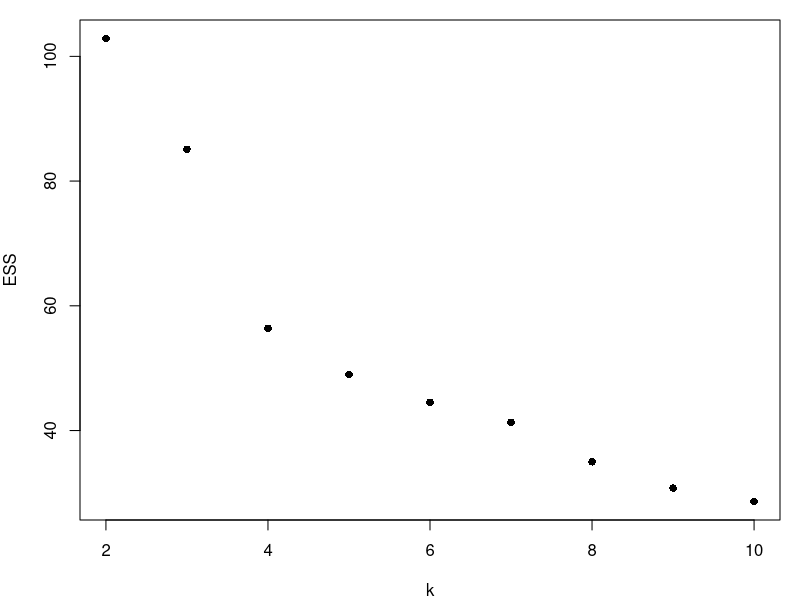
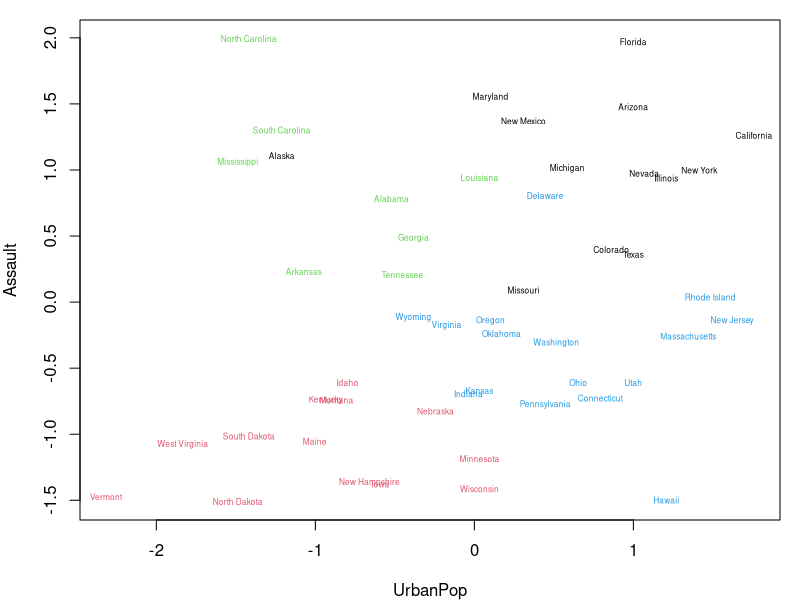
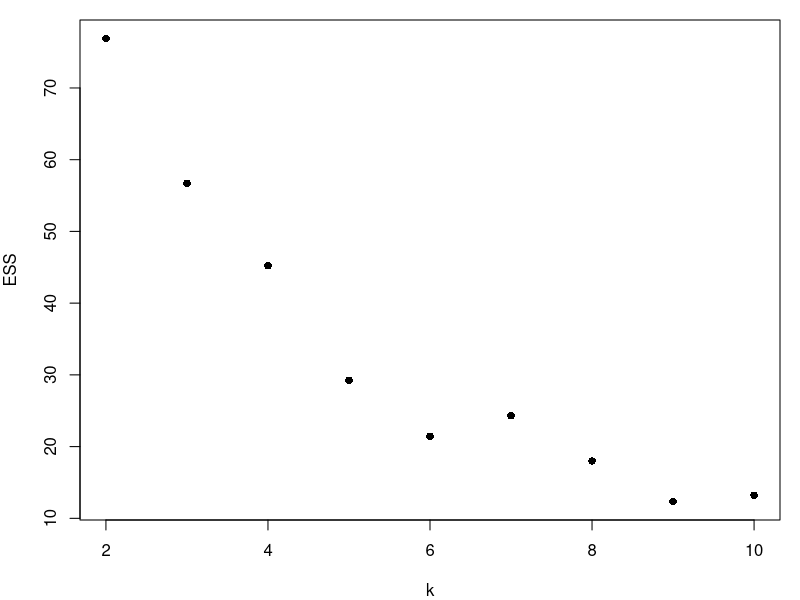
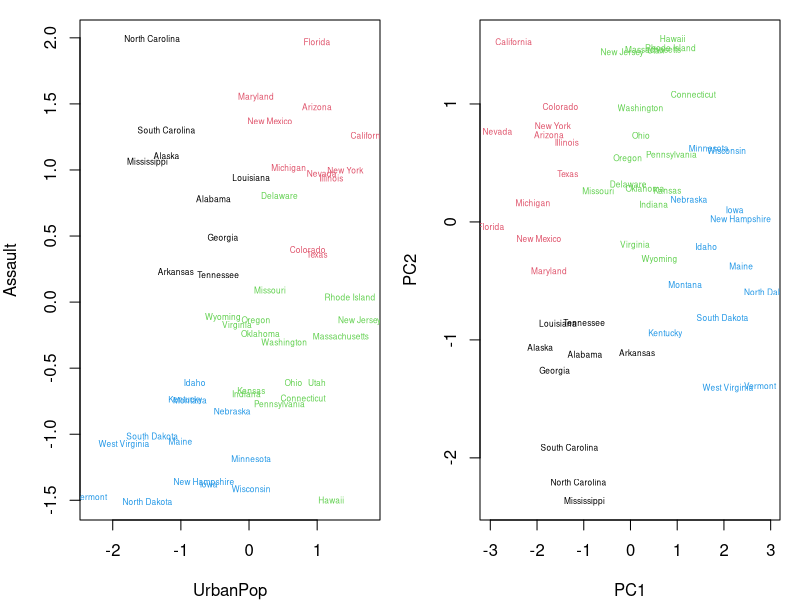
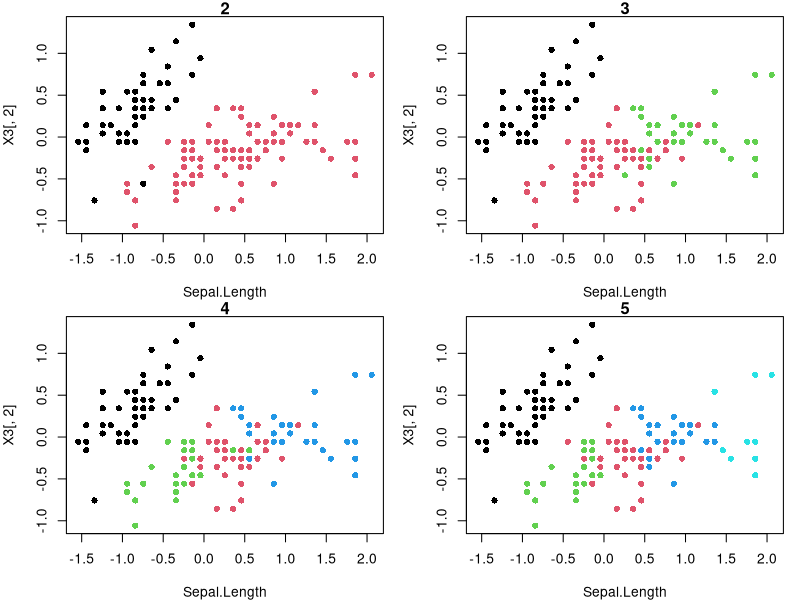
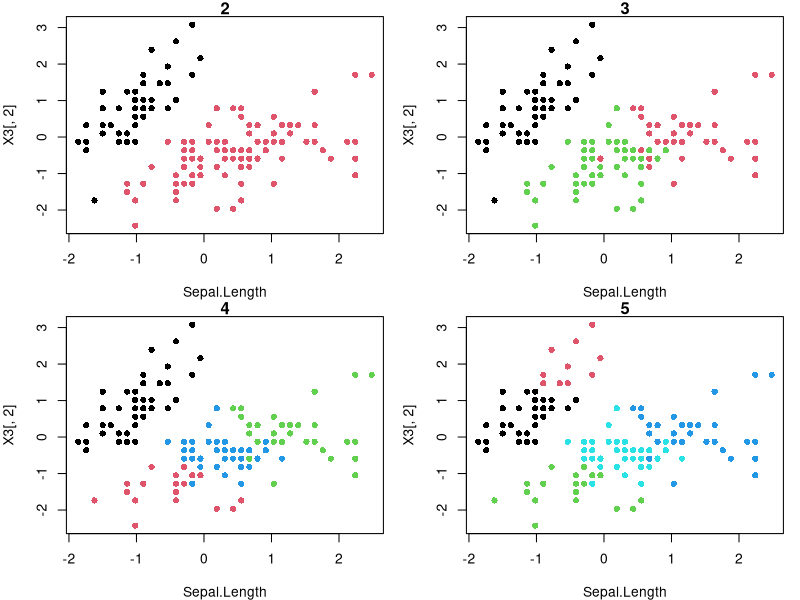
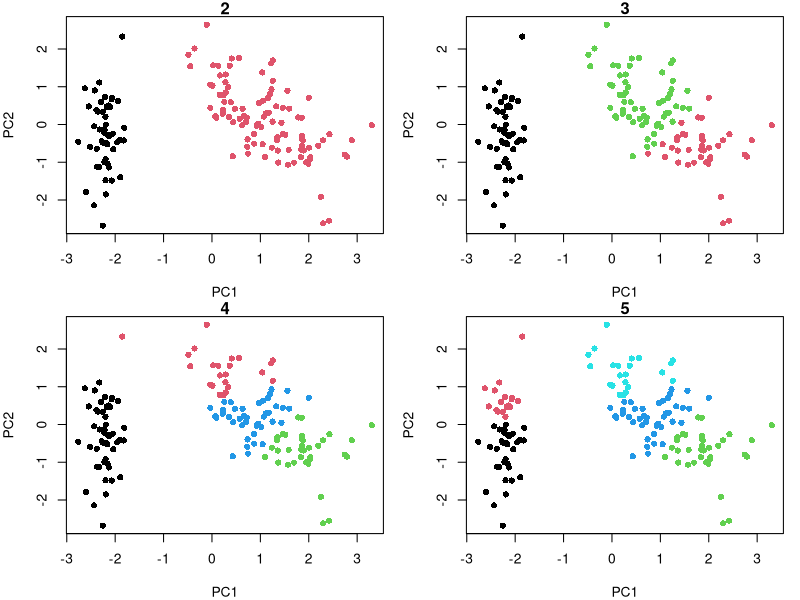

These figures' R source, in order:
# Clustering with kmeans and pam

# Load the library cluster
library(cluster)
data("USArrests") # Load USArrests dataset
# Center and scale the data
X1 <- scale(USArrests, center = TRUE, scale = TRUE)
# Perform kmeans for values of k between 2 and 10
ess <- matrix(nrow=9) # store the values of the total sum of squares within clusters
for(k in 1:9) ess[k]<-kmeans(X1, centers = k+1)$tot.withinss
par(mar=c(4, 4, 1, 1))
# Plot ESS (error sum of squares)
plot(2:10, ess, xlab="k", ylab="ESS", pch=16)

# Plot data using text labels and color with the clusters found
par(mar=c(4, 4, 1, 1))
plot(X1[,3], X1[,2], type="n", xlab="UrbanPop", ylab="Assault")
clus <- kmeans(X1, centers=4)$cluster
text(X1[,3], X1[,2], labels=row.names(X1), cex=0.5, col=clus) # just the variables required

# Do PCA
PCA <- prcomp(USArrests, center=TRUE, scale=TRUE)
summary(PCA)

X2 <- PCA$x[,1:2] # Get just the first to PCs
# Test different values of k and check the ESS graph
ess <- matrix(nrow=9)
for(k in 1:9) ess[k] <-kmeans(X2, center=k+1)$tot.withinss
plot(2:10,ess,xlab="k",ylab="ESS",pch=16)

# Construct scatter plots with text labels
par(mar=c(4,4,1,1),mfrow=c(1,2)) # set the frame
plot(X1[,3], X1[,2], type="n", xlab="UrbanPop", ylab="Assault")
clus <- kmeans(X2, centers=4)$cluster
text(X1[,3], X1[,2], labels=row.names(X1), cex=0.5, col = clus)
plot(X2[,1], X2[,2], type="n", xlab="PC1", ylab="PC2")
text(X2[,1], X2[,2], labels=row.names(X2), cex=0.5, col=clus)


# Use the iris dataset with centered but unscaled data and without the 5th column
X3 <- scale(iris[, -5], center=TRUE, scale=FALSE)
par(mar=c(4,4,1,1),mfrow=c(2,2))
for(i in 1:4) plot(X3[,1], X3[,2], pch=16, col=pam(X3, k=1+i)$clustering, main=i+1,
                   xlab=colnames(X3)[1], ylabl=colnames(X3)[2])

# Repeat the step with scaled data
X3 <- scale(iris[, -5], center=TRUE, scale=TRUE)
par(mar=c(4,4,1,1),mfrow=c(2,2))
for(i in 1:4) plot(X3[,1], X3[,2], pch=16, col=pam(X3, k=1+i)$clustering, main=i+1,
                   xlab=colnames(X3)[1], ylabl=colnames(X3)[2])

# Let's do it with the first two PCs
PCA <- prcomp(iris[, -5], center=TRUE, scale=TRUE)
X4 <- PCA$x[,1:2]
par(mar=c(4,4,1,1),mfrow=c(2,2))
for(i in 1:4) plot(X4[,1], X4[,2], pch=16, col=pam(X4, k=i+1)$clustering,
                   main=i+1, xlab="PC1", ylab="PC2")
